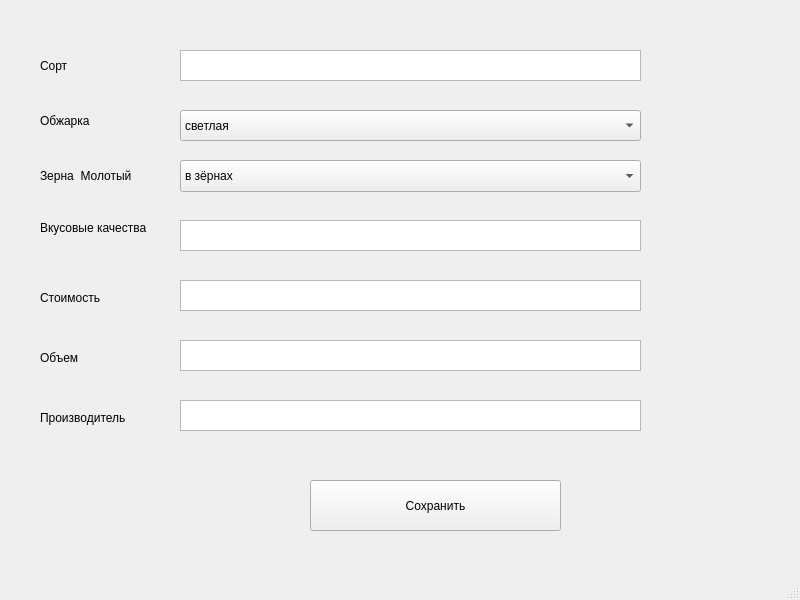
<?xml version="1.0" encoding="UTF-8"?>
<ui version="4.0">
 <class>MainWindow</class>
 <widget class="QMainWindow" name="MainWindow">
  <property name="geometry">
   <rect>
    <x>0</x>
    <y>0</y>
    <width>800</width>
    <height>600</height>
   </rect>
  </property>
  <property name="windowTitle">
   <string>Добавление / изменение сорта кофе</string>
  </property>
  <widget class="QWidget" name="centralwidget">
   <widget class="QPushButton" name="btn_save">
    <property name="geometry">
     <rect>
      <x>310</x>
      <y>480</y>
      <width>251</width>
      <height>51</height>
     </rect>
    </property>
    <property name="focusPolicy">
     <enum>Qt::TabFocus</enum>
    </property>
    <property name="text">
     <string>Сохранить</string>
    </property>
   </widget>
   <widget class="QLabel" name="label">
    <property name="geometry">
     <rect>
      <x>40</x>
      <y>50</y>
      <width>131</width>
      <height>31</height>
     </rect>
    </property>
    <property name="frameShape">
     <enum>QFrame::NoFrame</enum>
    </property>
    <property name="text">
     <string>Сорт</string>
    </property>
   </widget>
   <widget class="QLabel" name="label_2">
    <property name="geometry">
     <rect>
      <x>40</x>
      <y>110</y>
      <width>121</width>
      <height>21</height>
     </rect>
    </property>
    <property name="text">
     <string>Обжарка</string>
    </property>
   </widget>
   <widget class="QLabel" name="label_3">
    <property name="geometry">
     <rect>
      <x>40</x>
      <y>160</y>
      <width>111</width>
      <height>31</height>
     </rect>
    </property>
    <property name="text">
     <string>Зерна  Молотый</string>
    </property>
   </widget>
   <widget class="QLabel" name="label_4">
    <property name="geometry">
     <rect>
      <x>40</x>
      <y>220</y>
      <width>121</width>
      <height>16</height>
     </rect>
    </property>
    <property name="text">
     <string>Вкусовые качества</string>
    </property>
   </widget>
   <widget class="QLabel" name="label_5">
    <property name="geometry">
     <rect>
      <x>40</x>
      <y>290</y>
      <width>111</width>
      <height>16</height>
     </rect>
    </property>
    <property name="text">
     <string>Стоимость</string>
    </property>
   </widget>
   <widget class="QLabel" name="label_6">
    <property name="geometry">
     <rect>
      <x>40</x>
      <y>350</y>
      <width>55</width>
      <height>16</height>
     </rect>
    </property>
    <property name="text">
     <string>Объем</string>
    </property>
   </widget>
   <widget class="QLabel" name="label_7">
    <property name="geometry">
     <rect>
      <x>40</x>
      <y>410</y>
      <width>111</width>
      <height>16</height>
     </rect>
    </property>
    <property name="text">
     <string>Производитель</string>
    </property>
   </widget>
   <widget class="QTextEdit" name="txt_sort">
    <property name="geometry">
     <rect>
      <x>180</x>
      <y>50</y>
      <width>461</width>
      <height>31</height>
     </rect>
    </property>
   </widget>
   <widget class="QTextEdit" name="txt_taste">
    <property name="geometry">
     <rect>
      <x>180</x>
      <y>220</y>
      <width>461</width>
      <height>31</height>
     </rect>
    </property>
   </widget>
   <widget class="QTextEdit" name="txt_price">
    <property name="geometry">
     <rect>
      <x>180</x>
      <y>280</y>
      <width>461</width>
      <height>31</height>
     </rect>
    </property>
   </widget>
   <widget class="QTextEdit" name="txt_volume">
    <property name="geometry">
     <rect>
      <x>180</x>
      <y>340</y>
      <width>461</width>
      <height>31</height>
     </rect>
    </property>
   </widget>
   <widget class="QTextEdit" name="txt_supplier">
    <property name="geometry">
     <rect>
      <x>180</x>
      <y>400</y>
      <width>461</width>
      <height>31</height>
     </rect>
    </property>
   </widget>
   <widget class="QComboBox" name="cmb_grains">
    <property name="geometry">
     <rect>
      <x>180</x>
      <y>160</y>
      <width>461</width>
      <height>32</height>
     </rect>
    </property>
    <property name="focusPolicy">
     <enum>Qt::ClickFocus</enum>
    </property>
    <property name="currentIndex">
     <number>0</number>
    </property>
    <property name="minimumContentsLength">
     <number>7</number>
    </property>
    <property name="duplicatesEnabled">
     <bool>true</bool>
    </property>
    <item>
     <property name="text">
      <string>в зёрнах</string>
     </property>
    </item>
    <item>
     <property name="text">
      <string>молотый</string>
     </property>
    </item>
   </widget>
   <widget class="QComboBox" name="cmb_roast">
    <property name="geometry">
     <rect>
      <x>180</x>
      <y>110</y>
      <width>461</width>
      <height>31</height>
     </rect>
    </property>
    <item>
     <property name="text">
      <string>светлая</string>
     </property>
    </item>
    <item>
     <property name="text">
      <string>средняя</string>
     </property>
    </item>
    <item>
     <property name="text">
      <string>тёмная</string>
     </property>
    </item>
   </widget>
  </widget>
  <widget class="QMenuBar" name="menubar">
   <property name="geometry">
    <rect>
     <x>0</x>
     <y>0</y>
     <width>800</width>
     <height>26</height>
    </rect>
   </property>
  </widget>
  <widget class="QStatusBar" name="statusbar"/>
 </widget>
 <resources/>
 <connections/>
</ui>
